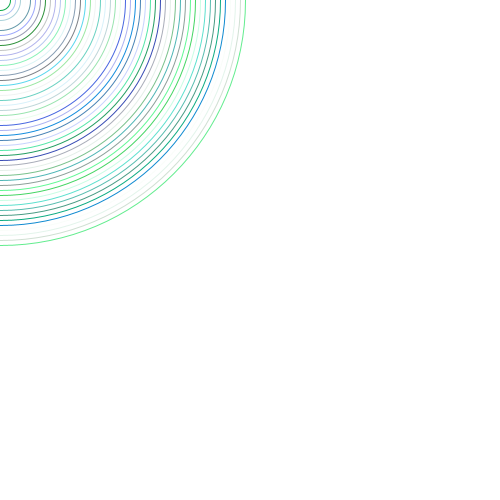
Frame 1 (no input)
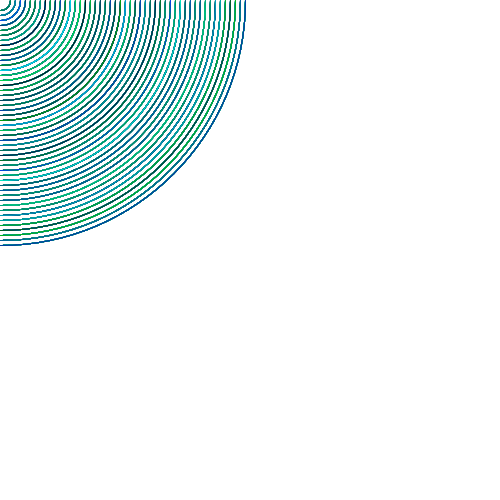
Frame 60 (the mouse pressed at the canvas centre just before this capture)
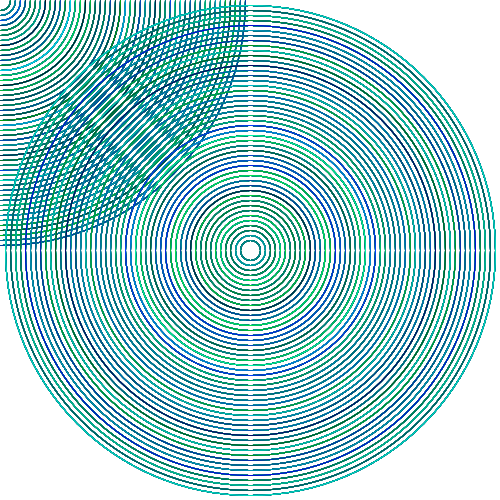
Frame 120 (the mouse held since frame 60 and released just before this capture)

The Processing sketch that drew these frames (run headless with seeded random() and noise(); from frame 60 on, the mouse is pressed at the canvas centre):

// Processing sketch: processing_66717
// ── processing_66717.pde

void setup() {
  background(255);
  size(500, 500);
 
}

void draw() {
  for (int i=20; i<500; i+=10) {
    rectFunction(i, i);
  }

//rectFunction(200, 100);
}

void rectFunction(int circw, int circy) {
  noFill();
  stroke (1, random(255), random(255), random(255));
  ellipse(mouseX, mouseY, circw, circy) ;
}
